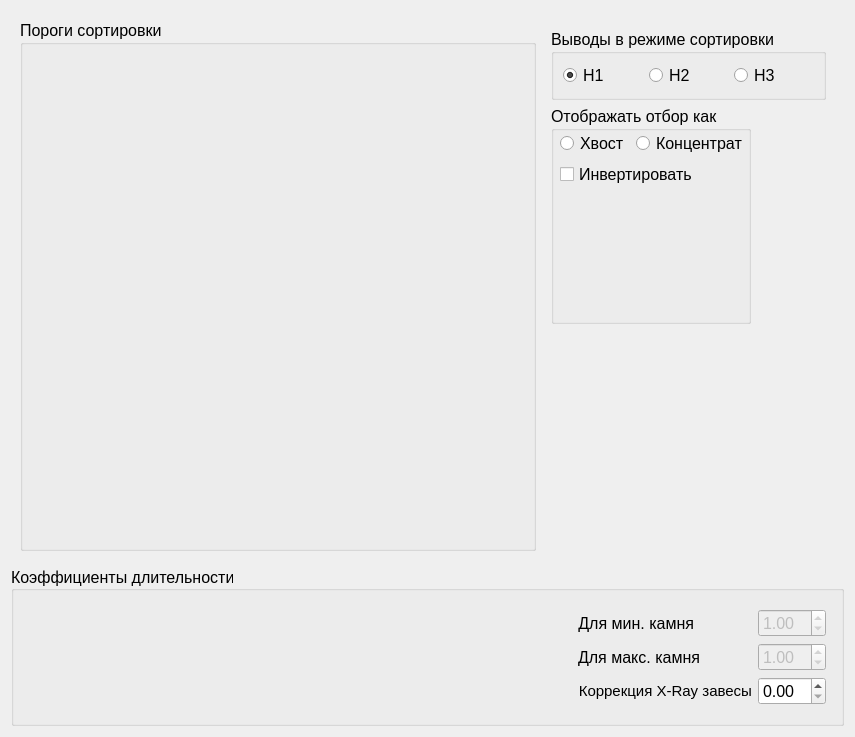
<?xml version="1.0" encoding="UTF-8"?>
<ui version="4.0">
 <class>SPRSettingsPorogsWidget</class>
 <widget class="QWidget" name="SPRSettingsPorogsWidget">
  <property name="geometry">
   <rect>
    <x>0</x>
    <y>0</y>
    <width>855</width>
    <height>737</height>
   </rect>
  </property>
  <property name="font">
   <font>
    <family>Tahoma</family>
    <pointsize>12</pointsize>
   </font>
  </property>
  <property name="windowTitle">
   <string>Изменение порогов сортировки</string>
  </property>
  <layout class="QVBoxLayout" name="verticalLayout_4">
   <item>
    <widget class="QWidget" name="widget" native="true">
     <layout class="QHBoxLayout" name="horizontalLayout_2">
      <item>
       <widget class="QGroupBox" name="widget_3">
        <property name="title">
         <string>Пороги сортировки</string>
        </property>
        <layout class="QVBoxLayout" name="verticalLayout_3">
         <item>
          <widget class="SPRPorogsWidget" name="wPorogs" native="true">
           <property name="sizePolicy">
            <sizepolicy hsizetype="Preferred" vsizetype="Maximum">
             <horstretch>0</horstretch>
             <verstretch>0</verstretch>
            </sizepolicy>
           </property>
           <property name="minimumSize">
            <size>
             <width>492</width>
             <height>171</height>
            </size>
           </property>
          </widget>
         </item>
        </layout>
       </widget>
      </item>
      <item>
       <widget class="QWidget" name="widget_7" native="true">
        <layout class="QVBoxLayout" name="verticalLayout_2">
         <item>
          <widget class="QGroupBox" name="groupBox">
           <property name="font">
            <font>
             <family>Tahoma</family>
             <pointsize>12</pointsize>
             <underline>false</underline>
            </font>
           </property>
           <property name="title">
            <string>Выводы в режиме сортировки</string>
           </property>
           <property name="alignment">
            <set>Qt::AlignLeading|Qt::AlignLeft|Qt::AlignTop</set>
           </property>
           <layout class="QHBoxLayout" name="horizontalLayout_4">
            <item>
             <widget class="QRadioButton" name="rbH1Resume">
              <property name="text">
               <string>H1</string>
              </property>
              <property name="checked">
               <bool>true</bool>
              </property>
             </widget>
            </item>
            <item>
             <widget class="QRadioButton" name="rbH2Resume">
              <property name="text">
               <string>H2</string>
              </property>
             </widget>
            </item>
            <item>
             <widget class="QRadioButton" name="rbH3Resume">
              <property name="text">
               <string>H3</string>
              </property>
             </widget>
            </item>
           </layout>
          </widget>
         </item>
         <item>
          <widget class="QGroupBox" name="gbViewAs">
           <property name="sizePolicy">
            <sizepolicy hsizetype="Maximum" vsizetype="Preferred">
             <horstretch>0</horstretch>
             <verstretch>0</verstretch>
            </sizepolicy>
           </property>
           <property name="title">
            <string>Отображать отбор как</string>
           </property>
           <layout class="QVBoxLayout" name="verticalLayout">
            <property name="leftMargin">
             <number>6</number>
            </property>
            <property name="topMargin">
             <number>0</number>
            </property>
            <property name="rightMargin">
             <number>0</number>
            </property>
            <property name="bottomMargin">
             <number>0</number>
            </property>
            <item>
             <widget class="QWidget" name="widget_8" native="true">
              <layout class="QHBoxLayout" name="horizontalLayout_3">
               <property name="leftMargin">
                <number>0</number>
               </property>
               <property name="topMargin">
                <number>0</number>
               </property>
               <property name="rightMargin">
                <number>0</number>
               </property>
               <property name="bottomMargin">
                <number>0</number>
               </property>
               <item>
                <widget class="QRadioButton" name="rbTail">
                 <property name="text">
                  <string>Хвост</string>
                 </property>
                </widget>
               </item>
               <item>
                <widget class="QRadioButton" name="rbConcentrat">
                 <property name="text">
                  <string>Концентрат</string>
                 </property>
                </widget>
               </item>
              </layout>
             </widget>
            </item>
            <item>
             <widget class="QCheckBox" name="cbInvert">
              <property name="text">
               <string>Инвертировать</string>
              </property>
             </widget>
            </item>
            <item>
             <spacer name="verticalSpacer">
              <property name="orientation">
               <enum>Qt::Vertical</enum>
              </property>
              <property name="sizeHint" stdset="0">
               <size>
                <width>20</width>
                <height>40</height>
               </size>
              </property>
             </spacer>
            </item>
           </layout>
          </widget>
         </item>
         <item>
          <spacer name="verticalSpacer_2">
           <property name="orientation">
            <enum>Qt::Vertical</enum>
           </property>
           <property name="sizeHint" stdset="0">
            <size>
             <width>20</width>
             <height>40</height>
            </size>
           </property>
          </spacer>
         </item>
        </layout>
       </widget>
      </item>
     </layout>
    </widget>
   </item>
   <item>
    <widget class="QGroupBox" name="groupBox_2">
     <property name="title">
      <string>Коэффициенты длительности</string>
     </property>
     <property name="alignment">
      <set>Qt::AlignLeading|Qt::AlignLeft|Qt::AlignVCenter</set>
     </property>
     <layout class="QHBoxLayout" name="horizontalLayout">
      <item>
       <widget class="QwtPlot" name="plotKoeffLengths"/>
      </item>
      <item>
       <spacer name="horizontalSpacer">
        <property name="orientation">
         <enum>Qt::Horizontal</enum>
        </property>
        <property name="sizeHint" stdset="0">
         <size>
          <width>40</width>
          <height>20</height>
         </size>
        </property>
       </spacer>
      </item>
      <item>
       <widget class="QWidget" name="widget_5" native="true">
        <layout class="QFormLayout" name="formLayout">
         <property name="fieldGrowthPolicy">
          <enum>QFormLayout::ExpandingFieldsGrow</enum>
         </property>
         <property name="formAlignment">
          <set>Qt::AlignCenter</set>
         </property>
         <item row="1" column="0">
          <widget class="QLabel" name="label_2">
           <property name="font">
            <font>
             <pointsize>12</pointsize>
            </font>
           </property>
           <property name="toolTip">
            <string>Коэффициент для максимального камня</string>
           </property>
           <property name="text">
            <string>Для макс. камня</string>
           </property>
           <property name="alignment">
            <set>Qt::AlignRight|Qt::AlignTrailing|Qt::AlignVCenter</set>
           </property>
          </widget>
         </item>
         <item row="0" column="0">
          <widget class="QLabel" name="label">
           <property name="font">
            <font>
             <pointsize>12</pointsize>
            </font>
           </property>
           <property name="toolTip">
            <string>Коэффициент для минимального камня</string>
           </property>
           <property name="text">
            <string>Для мин. камня</string>
           </property>
           <property name="alignment">
            <set>Qt::AlignRight|Qt::AlignTrailing|Qt::AlignVCenter</set>
           </property>
           <property name="wordWrap">
            <bool>true</bool>
           </property>
          </widget>
         </item>
         <item row="1" column="1">
          <widget class="QDoubleSpinBox" name="leMaxStone">
           <property name="enabled">
            <bool>false</bool>
           </property>
           <property name="toolTip">
            <string>Коэффициент для максимального камня</string>
           </property>
           <property name="minimum">
            <double>0.010000000000000</double>
           </property>
           <property name="singleStep">
            <double>0.100000000000000</double>
           </property>
           <property name="value">
            <double>1.000000000000000</double>
           </property>
          </widget>
         </item>
         <item row="0" column="1">
          <widget class="QDoubleSpinBox" name="leMinStone">
           <property name="enabled">
            <bool>false</bool>
           </property>
           <property name="toolTip">
            <string>Коэффициент для минимального камня</string>
           </property>
           <property name="minimum">
            <double>0.010000000000000</double>
           </property>
           <property name="maximum">
            <double>98.989999999999995</double>
           </property>
           <property name="singleStep">
            <double>0.100000000000000</double>
           </property>
           <property name="value">
            <double>1.000000000000000</double>
           </property>
          </widget>
         </item>
         <item row="2" column="1">
          <widget class="QDoubleSpinBox" name="leXRayCorrection">
           <property name="toolTip">
            <string>Коррекция X-Ray завесы</string>
           </property>
          </widget>
         </item>
         <item row="2" column="0">
          <widget class="QLabel" name="label_3">
           <property name="font">
            <font>
             <pointsize>11</pointsize>
            </font>
           </property>
           <property name="toolTip">
            <string>Коррекция X-Ray завесы</string>
           </property>
           <property name="text">
            <string>Коррекция X-Ray завесы</string>
           </property>
           <property name="alignment">
            <set>Qt::AlignRight|Qt::AlignTrailing|Qt::AlignVCenter</set>
           </property>
           <property name="wordWrap">
            <bool>true</bool>
           </property>
          </widget>
         </item>
        </layout>
       </widget>
      </item>
     </layout>
    </widget>
   </item>
  </layout>
 </widget>
 <customwidgets>
  <customwidget>
   <class>QwtPlot</class>
   <extends>QFrame</extends>
   <header>qwt_plot.h</header>
  </customwidget>
  <customwidget>
   <class>SPRPorogsWidget</class>
   <extends>QWidget</extends>
   <header>sprporogswidget.h</header>
   <container>1</container>
  </customwidget>
 </customwidgets>
 <resources/>
 <connections/>
</ui>
